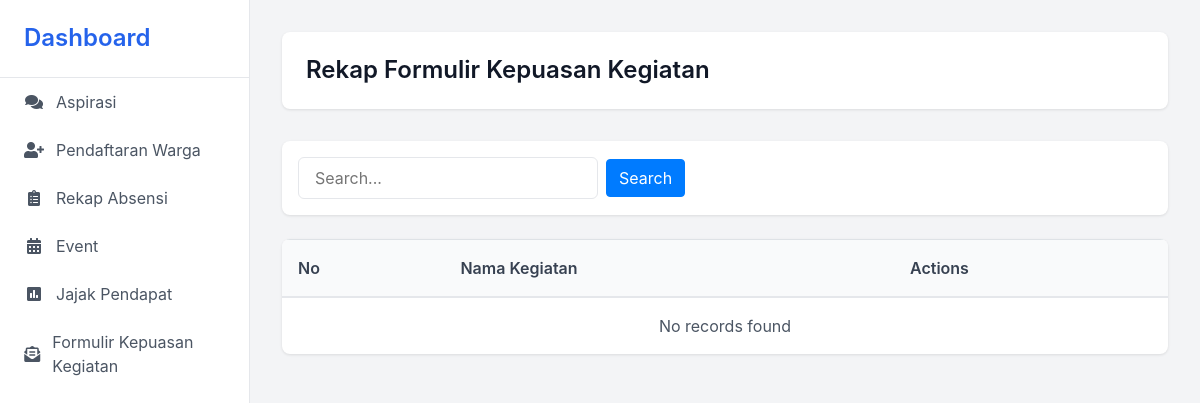
Before: /app/ketua/RekapForm/formulir-kepuasan-kegiatan.php with the older database file.
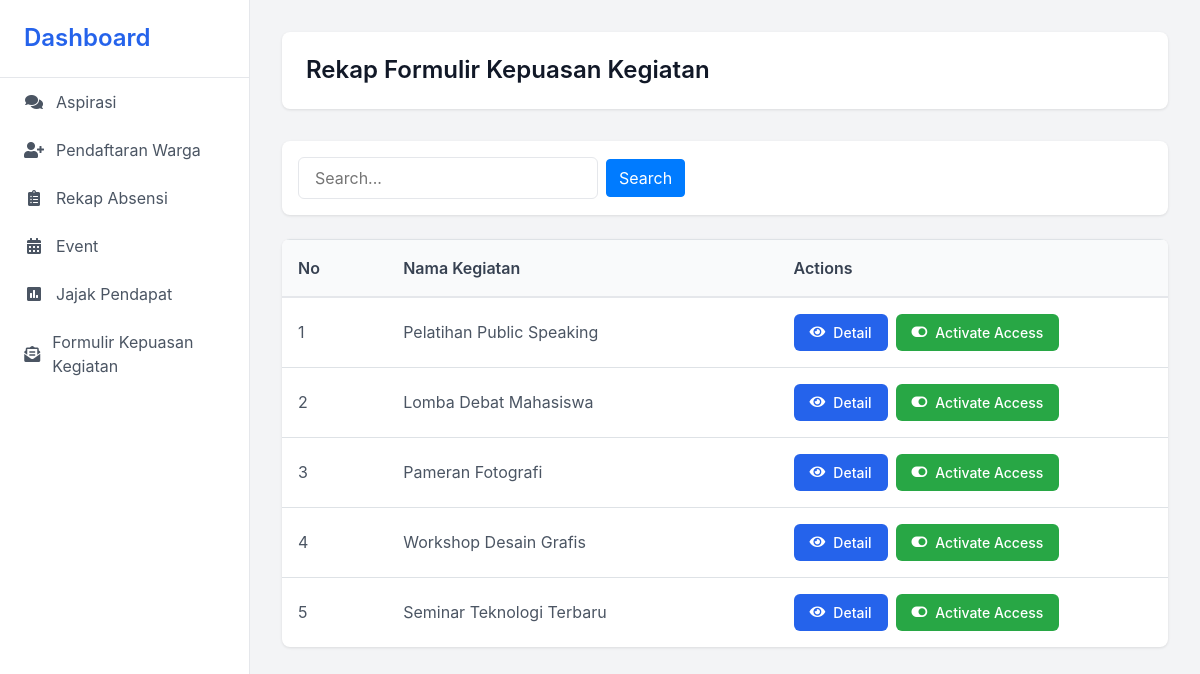
After: the same page with the newer database file.
### tables this page shows
CREATE TABLE `formulir_kegiatan` (
  `id_formulir_kegiatan` int(11) NOT NULL,
  `id_kegiatan` int(11) DEFAULT NULL,
  `nim` varchar(12) DEFAULT NULL,
  `pertanyaan1` varchar(255) DEFAULT NULL,
  `pertanyaan2` varchar(255) DEFAULT NULL,
  `pertanyaan3` varchar(255) DEFAULT NULL,
  `pertanyaan4` varchar(255) DEFAULT NULL,
  `pertanyaan5` varchar(255) DEFAULT NULL,
  `saran_masukan` longtext DEFAULT NULL,
  `status` enum('aktif','tidak_aktif') DEFAULT 'aktif'
);

CREATE TABLE `kegiatan` (
  `nama_kegiatan` varchar(255) DEFAULT NULL,
  `id_kegiatan` int(11) NOT NULL,
  `tanggal_kegiatan` datetime DEFAULT NULL,
  `created_at` timestamp NOT NULL DEFAULT current_timestamp() ON UPDATE current_timestamp(),
  `deskripsi` longtext DEFAULT NULL,
  `foto_pamflet` varchar(255) DEFAULT NULL,
  `tempat` varchar(255) DEFAULT NULL
);

### app/ketua/RekapForm/formulir-kepuasan-kegiatan.php (the view, shortened to what this page needs)
<?php
require_once 'config.php';
$records_per_page = 10;
$page = isset($_GET['page']) ? (int)$_GET['page'] : 1;
$offset = ($page - 1) * $records_per_page;
$searchCondition = '';
$params = [];
try {
    $query = "
        SELECT
            f.id_formulir_kegiatan,
            w.nim,
            k.nama_kegiatan,
            f.pertanyaan1,
            f.pertanyaan2,
            f.pertanyaan3,
            f.pertanyaan4,
            f.pertanyaan5,
            f.saran_masukan,
            f.status
        FROM formulir_kegiatan f
        JOIN warga w ON f.nim = w.nim
        JOIN kegiatan k ON f.id_kegiatan = k.id_kegiatan
        $searchCondition
        ORDER BY f.id_formulir_kegiatan DESC
        LIMIT $records_per_page OFFSET $offset
    ";
    $stmt = $pdo->prepare($query);
    $stmt->execute($params);
    $forms = $stmt->fetchAll(PDO::FETCH_ASSOC);
} catch(PDOException $e) {
    echo "Error: " . $e->getMessage();
}
function truncateText($text, $length = 50) {
    return $text;
}
$no = 1;
?>
<!DOCTYPE html>
<html lang="en">
<head>
    <link href="https://stackpath.bootstrapcdn.com/bootstrap/4.5.2/css/bootstrap.min.css" rel="stylesheet">
    <link href="https://cdnjs.cloudflare.com/ajax/libs/font-awesome/5.15.4/css/all.min.css" rel="stylesheet">
</head>
<body>
    <div class="sidebar">
        <div class="sidebar-header">
            <h4>Dashboard</h4>
        </div>
        <a href="aspirasi.php" class="nav-item">
            <i class="fas fa-comments"></i>
            Aspirasi
        </a>
        <a href="#" class="nav-item">
            <i class="fas fa-user-plus"></i>
            Pendaftaran Warga
        </a>
        <a href="#" class="nav-item">
            <i class="fas fa-clipboard-list"></i>
            Rekap Absensi
        </a>
        <a href="#" class="nav-item">
            <i class="fas fa-calendar-alt"></i>
            Event
        </a>
        <a href="#" class="nav-item">
            <i class="fas fa-poll"></i>
            Jajak Pendapat
        </a>
        <a href="#" class="nav-item">
            <i class="fas fa-envelope-open-text"></i>
            Formulir Kepuasan Kegiatan
        </a>
    </div>
    <div class="main-content">
        <div class="page-header">
            <h1 class="page-title">Rekap Formulir Kepuasan Kegiatan</h1>
        </div>
        <div class="search-container">
            <form method="GET" class="d-flex align-items-center">
                <input type="text" name="search" class="search-input" placeholder="Search..."
                    value="<?php echo isset($_GET['search']) ? htmlspecialchars($_GET['search']) : ''; ?>">
                <button type="submit" class="btn btn-primary ml-2">Search</button>
            </form>
        </div>
        <div class="custom-table">
            <table class="table">
                <thead>
                    <tr>
                        <th>No</th>
                        <th>Nama Kegiatan</th>
                        <th>Actions</th>
                    </tr>
                </thead>
                <tbody>
                    <?php if (!empty($forms)): ?>
                        <?php foreach ($forms as $form): ?>
                        <tr>
                            <td><?= $no++ ?></td>
                            <td class="truncate-text" data-full-text="<?= htmlspecialchars($form['nama_kegiatan']) ?>">
                                <?= truncateText($form['nama_kegiatan'], 30) ?>
                            </td>
                            <td>
                                <div class="action-buttons">
                                    <a href="detail_formulir.php?id=<?= $form['id_formulir_kegiatan'] ?>" class="btn btn-action btn-detail">
                                        <i class="fas fa-eye"></i> Detail
                                    </a>
                                    <form action="" method="POST" class="d-inline">
                                        <button type="submit" name="toggle_access" class="btn btn-action <?= $form['status'] === 'aktif' ? 'btn-danger' : 'btn-success' ?>">
                                            <i class="fas fa-toggle-<?= $form['status'] === 'aktif' ? 'off' : 'on' ?>"></i>
                                            <?= $form['status'] === 'aktif' ? 'Deactivate Access' : 'Activate Access' ?>
                                        </button>
                                    </form>
                                </div>
                            </td>
                        </tr>
                        <?php endforeach; ?>
                    <?php else: ?>
                        <tr>
                            <td colspan="5" class="text-center">No records found</td>
                        </tr>
                    <?php endif; ?>
                </tbody>
            </table>
        </div>
    </div>
</body>
</html>

Changed rows visible on the page:
added formulir_kegiatan: id_kegiatan.nama_kegiatan "Pelatihan Public Speaking", status "Activate Access"
added formulir_kegiatan: id_kegiatan.nama_kegiatan "Lomba Debat Mahasiswa", status "Activate Access"
added formulir_kegiatan: id_kegiatan.nama_kegiatan "Pameran Fotografi", status "Activate Access"
added formulir_kegiatan: id_kegiatan.nama_kegiatan "Workshop Desain Grafis", status "Activate Access"
added formulir_kegiatan: id_kegiatan.nama_kegiatan "Seminar Teknologi Terbaru", status "Activate Access"
Other visible differences:
text no longer shown: "No records found"
